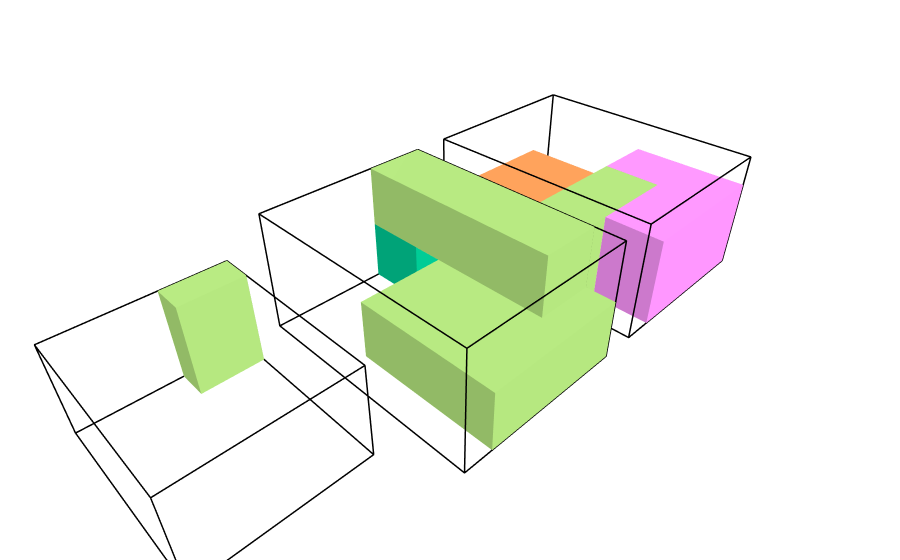

Notebook code cell kept with this figure:
### Markdown cell above
Berikut hasil penyelesaiannya serta visualisasinya.

### Code cell
print(result_3)
draw_state(result_3.final_state)

### Figure 1 — Plotly figure (JSON) as saved in the notebook; plotly's stock layout.template omitted (floating-point values rounded to 4 significant figures)
{"data": [{"hovertemplate": "%{hovertext}<extra></extra>", "hovertext": ["<b>ID:</b> T1<br><b>Size:</b> 6x8x4<br><b>Max_Capacity:</b> 70<br>", "<b>ID:</b> T1<br><b>Size:</b> 6x8x4<br><b>Max_Capacity:</b> 70<br>", "<b>ID:</b> T1<br><b>Size:</b> 6x8x4<br><b>Max_Capacity:</b> 70<br>", "<b>ID:</b> T1<br><b>Size:</b> 6x8x4<br><b>Max_Capacity:</b> 70<br>", "<b>ID:</b> T1<br><b>Size:</b> 6x8x4<br><b>Max_Capacity:</b> 70<br>", "<b>ID:</b> T1<br><b>Size:</b> 6x8x4<br><b>Max_Capacity:</b> 70<br>", "<b>ID:</b> T1<br><b>Size:</b> 6x8x4<br><b>Max_Capacity:</b> 70<br>", "<b>ID:</b> T1<br><b>Size:</b> 6x8x4<br><b>Max_Capacity:</b> 70<br>", "<b>ID:</b> T1<br><b>Size:</b> 6x8x4<br><b>Max_Capacity:</b> 70<br>", "<b>ID:</b> T1<br><b>Size:</b> 6x8x4<br><b>Max_Capacity:</b> 70<br>", "<b>ID:</b> T1<br><b>Size:</b> 6x8x4<br><b>Max_Capacity:</b> 70<br>", "<b>ID:</b> T1<br><b>Size:</b> 6x8x4<br><b>Max_Capacity:</b> 70<br>", "<b>ID:</b> T1<br><b>Size:</b> 6x8x4<br><b>Max_Capacity:</b> 70<br>", "<b>ID:</b> T1<br><b>Size:</b> 6x8x4<br><b>Max_Capacity:</b> 70<br>", "<b>ID:</b> T1<br><b>Size:</b> 6x8x4<br><b>Max_Capacity:</b> 70<br>", "<b>ID:</b> T1<br><b>Size:</b> 6x8x4<br><b>Max_Capacity:</b> 70<br>", "<b>ID:</b> T1<br><b>Size:</b> 6x8x4<br><b>Max_Capacity:</b> 70<br>", "<b>ID:</b> T1<br><b>Size:</b> 6x8x4<br><b>Max_Capacity:</b> 70<br>", "<b>ID:</b> T1<br><b>Size:</b> 6x8x4<br><b>Max_Capacity:</b> 70<br>", "<b>ID:</b> T1<br><b>Size:</b> 6x8x4<br><b>Max_Capacity:</b> 70<br>", "<b>ID:</b> T1<br><b>Size:</b> 6x8x4<br><b>Max_Capacity:</b> 70<br>", "<b>ID:</b> T1<br><b>Size:</b> 6x8x4<br><b>Max_Capacity:</b> 70<br>", "<b>ID:</b> T1<br><b>Size:</b> 6x8x4<br><b>Max_Capacity:</b> 70<br>", "<b>ID:</b> T1<br><b>Size:</b> 6x8x4<br><b>Max_Capacity:</b> 70<br>"], "line": {"color": "black", "width": 3}, "mode": "lines", "name": "Truck T1", "showlegend": false, "type": "scatter3d", "x": [0, 6, 6, 0, 0, null, 0, 6, 6, 0, 0, null, 0, 0, null, 6, 6, null, 6, 6, null, 0, 0, null], "y": [0, 0, 8, 8, 0, null, 0, 0, 8, 8, 0, null, 0, 0, null, 0, 0, null, 8, 8, null, 8, 8, null], "z": [0, 0, 0, 0, 0, null, 4, 4, 4, 4, 4, null, 0, 4, null, 0, 4, null, 0, 4, null, 0, 4, null]}, {"alphahull": 0, "color": "#FFA15A", "flatshading": true, "hovertemplate": "%{hovertext}<extra></extra>", "hovertext": ["<b>ID:</b> P3<br><b>Position:</b> (1, 0, 0)<br><b>Size:</b> 4x4x2<br><b>Value:</b> 75<br><b>Weight:</b> 18<br><b>Is_Fragile:</b> True<br><b>ETA:</b> 2", "<b>ID:</b> P3<br><b>Position:</b> (1, 0, 0)<br><b>Size:</b> 4x4x2<br><b>Value:</b> 75<br><b>Weight:</b> 18<br><b>Is_Fragile:</b> True<br><b>ETA:</b> 2", "<b>ID:</b> P3<br><b>Position:</b> (1, 0, 0)<br><b>Size:</b> 4x4x2<br><b>Value:</b> 75<br><b>Weight:</b> 18<br><b>Is_Fragile:</b> True<br><b>ETA:</b> 2", "<b>ID:</b> P3<br><b>Position:</b> (1, 0, 0)<br><b>Size:</b> 4x4x2<br><b>Value:</b> 75<br><b>Weight:</b> 18<br><b>Is_Fragile:</b> True<br><b>ETA:</b> 2", "<b>ID:</b> P3<br><b>Position:</b> (1, 0, 0)<br><b>Size:</b> 4x4x2<br><b>Value:</b> 75<br><b>Weight:</b> 18<br><b>Is_Fragile:</b> True<br><b>ETA:</b> 2", "<b>ID:</b> P3<br><b>Position:</b> (1, 0, 0)<br><b>Size:</b> 4x4x2<br><b>Value:</b> 75<br><b>Weight:</b> 18<br><b>Is_Fragile:</b> True<br><b>ETA:</b> 2", "<b>ID:</b> P3<br><b>Position:</b> (1, 0, 0)<br><b>Size:</b> 4x4x2<br><b>Value:</b> 75<br><b>Weight:</b> 18<br><b>Is_Fragile:</b> True<br><b>ETA:</b> 2", "<b>ID:</b> P3<br><b>Position:</b> (1, 0, 0)<br><b>Size:</b> 4x4x2<br><b>Value:</b> 75<br><b>Weight:</b> 18<br><b>Is_Fragile:</b> True<br><b>ETA:</b> 2"], "name": "Package P3", "opacity": 1, "showlegend": false, "type": "mesh3d", "x": [1, 5, 5, 1, 1, 5, 5, 1], "y": [0, 0, 4, 4, 0, 0, 4, 4], "z": [0, 0, 0, 0, 2, 2, 2, 2]}, {"alphahull": 0, "color": "#FF97FF", "flatshading": true, "hovertemplate": "%{hovertext}<extra></extra>", "hovertext": ["<b>ID:</b> P4<br><b>Position:</b> (0, 6, 0)<br><b>Size:</b> 5x2x3<br><b>Value:</b> 60<br><b>Weight:</b> 15<br><b>Is_Fragile:</b> False<br><b>ETA:</b> 1", "<b>ID:</b> P4<br><b>Position:</b> (0, 6, 0)<br><b>Size:</b> 5x2x3<br><b>Value:</b> 60<br><b>Weight:</b> 15<br><b>Is_Fragile:</b> False<br><b>ETA:</b> 1", "<b>ID:</b> P4<br><b>Position:</b> (0, 6, 0)<br><b>Size:</b> 5x2x3<br><b>Value:</b> 60<br><b>Weight:</b> 15<br><b>Is_Fragile:</b> False<br><b>ETA:</b> 1", "<b>ID:</b> P4<br><b>Position:</b> (0, 6, 0)<br><b>Size:</b> 5x2x3<br><b>Value:</b> 60<br><b>Weight:</b> 15<br><b>Is_Fragile:</b> False<br><b>ETA:</b> 1", "<b>ID:</b> P4<br><b>Position:</b> (0, 6, 0)<br><b>Size:</b> 5x2x3<br><b>Value:</b> 60<br><b>Weight:</b> 15<br><b>Is_Fragile:</b> False<br><b>ETA:</b> 1", "<b>ID:</b> P4<br><b>Position:</b> (0, 6, 0)<br><b>Size:</b> 5x2x3<br><b>Value:</b> 60<br><b>Weight:</b> 15<br><b>Is_Fragile:</b> False<br><b>ETA:</b> 1", "<b>ID:</b> P4<br><b>Position:</b> (0, 6, 0)<br><b>Size:</b> 5x2x3<br><b>Value:</b> 60<br><b>Weight:</b> 15<br><b>Is_Fragile:</b> False<br><b>ETA:</b> 1", "<b>ID:</b> P4<br><b>Position:</b> (0, 6, 0)<br><b>Size:</b> 5x2x3<br><b>Value:</b> 60<br><b>Weight:</b> 15<br><b>Is_Fragile:</b> False<br><b>ETA:</b> 1"], "name": "Package P4", "opacity": 1, "showlegend": false, "type": "mesh3d", "x": [0, 5, 5, 0, 0, 5, 5, 0], "y": [6, 6, 8, 8, 6, 6, 8, 8], "z": [0, 0, 0, 0, 3, 3, 3, 3]}, {"alphahull": 0, "color": "#FF97FF", "flatshading": true, "hovertemplate": "%{hovertext}<extra></extra>", "hovertext": ["<b>ID:</b> P5<br><b>Position:</b> (0, 4, 0)<br><b>Size:</b> 2x2x3<br><b>Value:</b> 45<br><b>Weight:</b> 10<br><b>Is_Fragile:</b> True<br><b>ETA:</b> 4", "<b>ID:</b> P5<br><b>Position:</b> (0, 4, 0)<br><b>Size:</b> 2x2x3<br><b>Value:</b> 45<br><b>Weight:</b> 10<br><b>Is_Fragile:</b> True<br><b>ETA:</b> 4", "<b>ID:</b> P5<br><b>Position:</b> (0, 4, 0)<br><b>Size:</b> 2x2x3<br><b>Value:</b> 45<br><b>Weight:</b> 10<br><b>Is_Fragile:</b> True<br><b>ETA:</b> 4", "<b>ID:</b> P5<br><b>Position:</b> (0, 4, 0)<br><b>Size:</b> 2x2x3<br><b>Value:</b> 45<br><b>Weight:</b> 10<br><b>Is_Fragile:</b> True<br><b>ETA:</b> 4", "<b>ID:</b> P5<br><b>Position:</b> (0, 4, 0)<br><b>Size:</b> 2x2x3<br><b>Value:</b> 45<br><b>Weight:</b> 10<br><b>Is_Fragile:</b> True<br><b>ETA:</b> 4", "<b>ID:</b> P5<br><b>Position:</b> (0, 4, 0)<br><b>Size:</b> 2x2x3<br><b>Value:</b> 45<br><b>Weight:</b> 10<br><b>Is_Fragile:</b> True<br><b>ETA:</b> 4", "<b>ID:</b> P5<br><b>Position:</b> (0, 4, 0)<br><b>Size:</b> 2x2x3<br><b>Value:</b> 45<br><b>Weight:</b> 10<br><b>Is_Fragile:</b> True<br><b>ETA:</b> 4", "<b>ID:</b> P5<br><b>Position:</b> (0, 4, 0)<br><b>Size:</b> 2x2x3<br><b>Value:</b> 45<br><b>Weight:</b> 10<br><b>Is_Fragile:</b> True<br><b>ETA:</b> 4"], "name": "Package P5", "opacity": 1, "showlegend": false, "type": "mesh3d", "x": [0, 2, 2, 0, 0, 2, 2, 0], "y": [4, 4, 6, 6, 4, 4, 6, 6], "z": [0, 0, 0, 0, 3, 3, 3, 3]}, {"alphahull": 0, "color": "#B6E880", "flatshading": true, "hovertemplate": "%{hovertext}<extra></extra>", "hovertext": ["<b>ID:</b> P6<br><b>Position:</b> (2, 4, 0)<br><b>Size:</b> 4x2x3<br><b>Value:</b> 50<br><b>Weight:</b> 12<br><b>Is_Fragile:</b> False<br><b>ETA:</b> 2", "<b>ID:</b> P6<br><b>Position:</b> (2, 4, 0)<br><b>Size:</b> 4x2x3<br><b>Value:</b> 50<br><b>Weight:</b> 12<br><b>Is_Fragile:</b> False<br><b>ETA:</b> 2", "<b>ID:</b> P6<br><b>Position:</b> (2, 4, 0)<br><b>Size:</b> 4x2x3<br><b>Value:</b> 50<br><b>Weight:</b> 12<br><b>Is_Fragile:</b> False<br><b>ETA:</b> 2", "<b>ID:</b> P6<br><b>Position:</b> (2, 4, 0)<br><b>Size:</b> 4x2x3<br><b>Value:</b> 50<br><b>Weight:</b> 12<br><b>Is_Fragile:</b> False<br><b>ETA:</b> 2", "<b>ID:</b> P6<br><b>Position:</b> (2, 4, 0)<br><b>Size:</b> 4x2x3<br><b>Value:</b> 50<br><b>Weight:</b> 12<br><b>Is_Fragile:</b> False<br><b>ETA:</b> 2", "<b>ID:</b> P6<br><b>Position:</b> (2, 4, 0)<br><b>Size:</b> 4x2x3<br><b>Value:</b> 50<br><b>Weight:</b> 12<br><b>Is_Fragile:</b> False<br><b>ETA:</b> 2", "<b>ID:</b> P6<br><b>Position:</b> (2, 4, 0)<br><b>Size:</b> 4x2x3<br><b>Value:</b> 50<br><b>Weight:</b> 12<br><b>Is_Fragile:</b> False<br><b>ETA:</b> 2", "<b>ID:</b> P6<br><b>Position:</b> (2, 4, 0)<br><b>Size:</b> 4x2x3<br><b>Value:</b> 50<br><b>Weight:</b> 12<br><b>Is_Fragile:</b> False<br><b>ETA:</b> 2"], "name": "Package P6", "opacity": 1, "showlegend": false, "type": "mesh3d", "x": [2, 6, 6, 2, 2, 6, 6, 2], "y": [4, 4, 6, 6, 4, 4, 6, 6], "z": [0, 0, 0, 0, 3, 3, 3, 3]}, {"alphahull": 0, "color": "#FF97FF", "flatshading": true, "hovertemplate": "%{hovertext}<extra></extra>", "hovertext": ["<b>ID:</b> P9<br><b>Position:</b> (0, 0, 0)<br><b>Size:</b> 1x2x1<br><b>Value:</b> 20<br><b>Weight:</b> 4<br><b>Is_Fragile:</b> False<br><b>ETA:</b> 3", "<b>ID:</b> P9<br><b>Position:</b> (0, 0, 0)<br><b>Size:</b> 1x2x1<br><b>Value:</b> 20<br><b>Weight:</b> 4<br><b>Is_Fragile:</b> False<br><b>ETA:</b> 3", "<b>ID:</b> P9<br><b>Position:</b> (0, 0, 0)<br><b>Size:</b> 1x2x1<br><b>Value:</b> 20<br><b>Weight:</b> 4<br><b>Is_Fragile:</b> False<br><b>ETA:</b> 3", "<b>ID:</b> P9<br><b>Position:</b> (0, 0, 0)<br><b>Size:</b> 1x2x1<br><b>Value:</b> 20<br><b>Weight:</b> 4<br><b>Is_Fragile:</b> False<br><b>ETA:</b> 3", "<b>ID:</b> P9<br><b>Position:</b> (0, 0, 0)<br><b>Size:</b> 1x2x1<br><b>Value:</b> 20<br><b>Weight:</b> 4<br><b>Is_Fragile:</b> False<br><b>ETA:</b> 3", "<b>ID:</b> P9<br><b>Position:</b> (0, 0, 0)<br><b>Size:</b> 1x2x1<br><b>Value:</b> 20<br><b>Weight:</b> 4<br><b>Is_Fragile:</b> False<br><b>ETA:</b> 3", "<b>ID:</b> P9<br><b>Position:</b> (0, 0, 0)<br><b>Size:</b> 1x2x1<br><b>Value:</b> 20<br><b>Weight:</b> 4<br><b>Is_Fragile:</b> False<br><b>ETA:</b> 3", "<b>ID:</b> P9<br><b>Position:</b> (0, 0, 0)<br><b>Size:</b> 1x2x1<br><b>Value:</b> 20<br><b>Weight:</b> 4<br><b>Is_Fragile:</b> False<br><b>ETA:</b> 3"], "name": "Package P9", "opacity": 1, "showlegend": false, "type": "mesh3d", "x": [0, 1, 1, 0, 0, 1, 1, 0], "y": [0, 0, 2, 2, 0, 0, 2, 2], "z": [0, 0, 0, 0, 1, 1, 1, 1]}, {"hovertemplate": "%{hovertext}<extra></extra>", "hovertext": ["<b>ID:</b> T2<br><b>Size:</b> 6x8x4<br><b>Max_Capacity:</b> 70<br>", "<b>ID:</b> T2<br><b>Size:</b> 6x8x4<br><b>Max_Capacity:</b> 70<br>", "<b>ID:</b> T2<br><b>Size:</b> 6x8x4<br><b>Max_Capacity:</b> 70<br>", "<b>ID:</b> T2<br><b>Size:</b> 6x8x4<br><b>Max_Capacity:</b> 70<br>", "<b>ID:</b> T2<br><b>Size:</b> 6x8x4<br><b>Max_Capacity:</b> 70<br>", "<b>ID:</b> T2<br><b>Size:</b> 6x8x4<br><b>Max_Capacity:</b> 70<br>", "<b>ID:</b> T2<br><b>Size:</b> 6x8x4<br><b>Max_Capacity:</b> 70<br>", "<b>ID:</b> T2<br><b>Size:</b> 6x8x4<br><b>Max_Capacity:</b> 70<br>", "<b>ID:</b> T2<br><b>Size:</b> 6x8x4<br><b>Max_Capacity:</b> 70<br>", "<b>ID:</b> T2<br><b>Size:</b> 6x8x4<br><b>Max_Capacity:</b> 70<br>", "<b>ID:</b> T2<br><b>Size:</b> 6x8x4<br><b>Max_Capacity:</b> 70<br>", "<b>ID:</b> T2<br><b>Size:</b> 6x8x4<br><b>Max_Capacity:</b> 70<br>", "<b>ID:</b> T2<br><b>Size:</b> 6x8x4<br><b>Max_Capacity:</b> 70<br>", "<b>ID:</b> T2<br><b>Size:</b> 6x8x4<br><b>Max_Capacity:</b> 70<br>", "<b>ID:</b> T2<br><b>Size:</b> 6x8x4<br><b>Max_Capacity:</b> 70<br>", "<b>ID:</b> T2<br><b>Size:</b> 6x8x4<br><b>Max_Capacity:</b> 70<br>", "<b>ID:</b> T2<br><b>Size:</b> 6x8x4<br><b>Max_Capacity:</b> 70<br>", "<b>ID:</b> T2<br><b>Size:</b> 6x8x4<br><b>Max_Capacity:</b> 70<br>", "<b>ID:</b> T2<br><b>Size:</b> 6x8x4<br><b>Max_Capacity:</b> 70<br>", "<b>ID:</b> T2<br><b>Size:</b> 6x8x4<br><b>Max_Capacity:</b> 70<br>", "<b>ID:</b> T2<br><b>Size:</b> 6x8x4<br><b>Max_Capacity:</b> 70<br>", "<b>ID:</b> T2<br><b>Size:</b> 6x8x4<br><b>Max_Capacity:</b> 70<br>", "<b>ID:</b> T2<br><b>Size:</b> 6x8x4<br><b>Max_Capacity:</b> 70<br>", "<b>ID:</b> T2<br><b>Size:</b> 6x8x4<br><b>Max_Capacity:</b> 70<br>"], "line": {"color": "black", "width": 3}, "mode": "lines", "name": "Truck T2", "showlegend": false, "type": "scatter3d", "x": [7.2, 13.2, 13.2, 7.2, 7.2, null, 7.2, 13.2, 13.2, 7.2, 7.2, null, 7.2, 7.2, null, 13.2, 13.2, null, 13.2, 13.2, null, 7.2, 7.2, null], "y": [0, 0, 8, 8, 0, null, 0, 0, 8, 8, 0, null, 0, 0, null, 0, 0, null, 8, 8, null, 8, 8, null], "z": [0, 0, 0, 0, 0, null, 4, 4, 4, 4, 4, null, 0, 4, null, 0, 4, null, 0, 4, null, 0, 4, null]}, {"alphahull": 0, "color": "#B6E880", "flatshading": true, "hovertemplate": "%{hovertext}<extra></extra>", "hovertext": ["<b>ID:</b> P1<br><b>Position:</b> (0.0, 3, 0)<br><b>Size:</b> 5x5x2<br><b>Value:</b> 90<br><b>Weight:</b> 25<br><b>Is_Fragile:</b> False<br><b>ETA:</b> 1", "<b>ID:</b> P1<br><b>Position:</b> (0.0, 3, 0)<br><b>Size:</b> 5x5x2<br><b>Value:</b> 90<br><b>Weight:</b> 25<br><b>Is_Fragile:</b> False<br><b>ETA:</b> 1", "<b>ID:</b> P1<br><b>Position:</b> (0.0, 3, 0)<br><b>Size:</b> 5x5x2<br><b>Value:</b> 90<br><b>Weight:</b> 25<br><b>Is_Fragile:</b> False<br><b>ETA:</b> 1", "<b>ID:</b> P1<br><b>Position:</b> (0.0, 3, 0)<br><b>Size:</b> 5x5x2<br><b>Value:</b> 90<br><b>Weight:</b> 25<br><b>Is_Fragile:</b> False<br><b>ETA:</b> 1", "<b>ID:</b> P1<br><b>Position:</b> (0.0, 3, 0)<br><b>Size:</b> 5x5x2<br><b>Value:</b> 90<br><b>Weight:</b> 25<br><b>Is_Fragile:</b> False<br><b>ETA:</b> 1", "<b>ID:</b> P1<br><b>Position:</b> (0.0, 3, 0)<br><b>Size:</b> 5x5x2<br><b>Value:</b> 90<br><b>Weight:</b> 25<br><b>Is_Fragile:</b> False<br><b>ETA:</b> 1", "<b>ID:</b> P1<br><b>Position:</b> (0.0, 3, 0)<br><b>Size:</b> 5x5x2<br><b>Value:</b> 90<br><b>Weight:</b> 25<br><b>Is_Fragile:</b> False<br><b>ETA:</b> 1", "<b>ID:</b> P1<br><b>Position:</b> (0.0, 3, 0)<br><b>Size:</b> 5x5x2<br><b>Value:</b> 90<br><b>Weight:</b> 25<br><b>Is_Fragile:</b> False<br><b>ETA:</b> 1"], "name": "Package P1", "opacity": 1, "showlegend": false, "type": "mesh3d", "x": [7.2, 12.2, 12.2, 7.2, 7.2, 12.2, 12.2, 7.2], "y": [3, 3, 8, 8, 3, 3, 8, 8], "z": [0, 0, 0, 0, 2, 2, 2, 2]}, {"alphahull": 0, "color": "#B6E880", "flatshading": true, "hovertemplate": "%{hovertext}<extra></extra>", "hovertext": ["<b>ID:</b> P2<br><b>Position:</b> (0.0, 0, 2)<br><b>Size:</b> 2x7x2<br><b>Value:</b> 80<br><b>Weight:</b> 20<br><b>Is_Fragile:</b> False<br><b>ETA:</b> 3", "<b>ID:</b> P2<br><b>Position:</b> (0.0, 0, 2)<br><b>Size:</b> 2x7x2<br><b>Value:</b> 80<br><b>Weight:</b> 20<br><b>Is_Fragile:</b> False<br><b>ETA:</b> 3", "<b>ID:</b> P2<br><b>Position:</b> (0.0, 0, 2)<br><b>Size:</b> 2x7x2<br><b>Value:</b> 80<br><b>Weight:</b> 20<br><b>Is_Fragile:</b> False<br><b>ETA:</b> 3", "<b>ID:</b> P2<br><b>Position:</b> (0.0, 0, 2)<br><b>Size:</b> 2x7x2<br><b>Value:</b> 80<br><b>Weight:</b> 20<br><b>Is_Fragile:</b> False<br><b>ETA:</b> 3", "<b>ID:</b> P2<br><b>Position:</b> (0.0, 0, 2)<br><b>Size:</b> 2x7x2<br><b>Value:</b> 80<br><b>Weight:</b> 20<br><b>Is_Fragile:</b> False<br><b>ETA:</b> 3", "<b>ID:</b> P2<br><b>Position:</b> (0.0, 0, 2)<br><b>Size:</b> 2x7x2<br><b>Value:</b> 80<br><b>Weight:</b> 20<br><b>Is_Fragile:</b> False<br><b>ETA:</b> 3", "<b>ID:</b> P2<br><b>Position:</b> (0.0, 0, 2)<br><b>Size:</b> 2x7x2<br><b>Value:</b> 80<br><b>Weight:</b> 20<br><b>Is_Fragile:</b> False<br><b>ETA:</b> 3", "<b>ID:</b> P2<br><b>Position:</b> (0.0, 0, 2)<br><b>Size:</b> 2x7x2<br><b>Value:</b> 80<br><b>Weight:</b> 20<br><b>Is_Fragile:</b> False<br><b>ETA:</b> 3"], "name": "Package P2", "opacity": 1, "showlegend": false, "type": "mesh3d", "x": [7.2, 9.2, 9.2, 7.2, 7.2, 9.2, 9.2, 7.2], "y": [0, 0, 7, 7, 0, 0, 7, 7], "z": [2, 2, 2, 2, 4, 4, 4, 4]}, {"alphahull": 0, "color": "#00CC96", "flatshading": true, "hovertemplate": "%{hovertext}<extra></extra>", "hovertext": ["<b>ID:</b> P7<br><b>Position:</b> (0.0, 0, 0)<br><b>Size:</b> 2x2x2<br><b>Value:</b> 35<br><b>Weight:</b> 8<br><b>Is_Fragile:</b> False<br><b>ETA:</b> 5", "<b>ID:</b> P7<br><b>Position:</b> (0.0, 0, 0)<br><b>Size:</b> 2x2x2<br><b>Value:</b> 35<br><b>Weight:</b> 8<br><b>Is_Fragile:</b> False<br><b>ETA:</b> 5", "<b>ID:</b> P7<br><b>Position:</b> (0.0, 0, 0)<br><b>Size:</b> 2x2x2<br><b>Value:</b> 35<br><b>Weight:</b> 8<br><b>Is_Fragile:</b> False<br><b>ETA:</b> 5", "<b>ID:</b> P7<br><b>Position:</b> (0.0, 0, 0)<br><b>Size:</b> 2x2x2<br><b>Value:</b> 35<br><b>Weight:</b> 8<br><b>Is_Fragile:</b> False<br><b>ETA:</b> 5", "<b>ID:</b> P7<br><b>Position:</b> (0.0, 0, 0)<br><b>Size:</b> 2x2x2<br><b>Value:</b> 35<br><b>Weight:</b> 8<br><b>Is_Fragile:</b> False<br><b>ETA:</b> 5", "<b>ID:</b> P7<br><b>Position:</b> (0.0, 0, 0)<br><b>Size:</b> 2x2x2<br><b>Value:</b> 35<br><b>Weight:</b> 8<br><b>Is_Fragile:</b> False<br><b>ETA:</b> 5", "<b>ID:</b> P7<br><b>Position:</b> (0.0, 0, 0)<br><b>Size:</b> 2x2x2<br><b>Value:</b> 35<br><b>Weight:</b> 8<br><b>Is_Fragile:</b> False<br><b>ETA:</b> 5", "<b>ID:</b> P7<br><b>Position:</b> (0.0, 0, 0)<br><b>Size:</b> 2x2x2<br><b>Value:</b> 35<br><b>Weight:</b> 8<br><b>Is_Fragile:</b> False<br><b>ETA:</b> 5"], "name": "Package P7", "opacity": 1, "showlegend": false, "type": "mesh3d", "x": [7.2, 9.2, 9.2, 7.2, 7.2, 9.2, 9.2, 7.2], "y": [0, 0, 2, 2, 0, 0, 2, 2], "z": [0, 0, 0, 0, 2, 2, 2, 2]}, {"hovertemplate": "%{hovertext}<extra></extra>", "hovertext": ["<b>ID:</b> T3<br><b>Size:</b> 5x6x3<br><b>Max_Capacity:</b> 40<br>", "<b>ID:</b> T3<br><b>Size:</b> 5x6x3<br><b>Max_Capacity:</b> 40<br>", "<b>ID:</b> T3<br><b>Size:</b> 5x6x3<br><b>Max_Capacity:</b> 40<br>", "<b>ID:</b> T3<br><b>Size:</b> 5x6x3<br><b>Max_Capacity:</b> 40<br>", "<b>ID:</b> T3<br><b>Size:</b> 5x6x3<br><b>Max_Capacity:</b> 40<br>", "<b>ID:</b> T3<br><b>Size:</b> 5x6x3<br><b>Max_Capacity:</b> 40<br>", "<b>ID:</b> T3<br><b>Size:</b> 5x6x3<br><b>Max_Capacity:</b> 40<br>", "<b>ID:</b> T3<br><b>Size:</b> 5x6x3<br><b>Max_Capacity:</b> 40<br>", "<b>ID:</b> T3<br><b>Size:</b> 5x6x3<br><b>Max_Capacity:</b> 40<br>", "<b>ID:</b> T3<br><b>Size:</b> 5x6x3<br><b>Max_Capacity:</b> 40<br>", "<b>ID:</b> T3<br><b>Size:</b> 5x6x3<br><b>Max_Capacity:</b> 40<br>", "<b>ID:</b> T3<br><b>Size:</b> 5x6x3<br><b>Max_Capacity:</b> 40<br>", "<b>ID:</b> T3<br><b>Size:</b> 5x6x3<br><b>Max_Capacity:</b> 40<br>", "<b>ID:</b> T3<br><b>Size:</b> 5x6x3<br><b>Max_Capacity:</b> 40<br>", "<b>ID:</b> T3<br><b>Size:</b> 5x6x3<br><b>Max_Capacity:</b> 40<br>", "<b>ID:</b> T3<br><b>Size:</b> 5x6x3<br><b>Max_Capacity:</b> 40<br>", "<b>ID:</b> T3<br><b>Size:</b> 5x6x3<br><b>Max_Capacity:</b> 40<br>", "<b>ID:</b> T3<br><b>Size:</b> 5x6x3<br><b>Max_Capacity:</b> 40<br>", "<b>ID:</b> T3<br><b>Size:</b> 5x6x3<br><b>Max_Capacity:</b> 40<br>", "<b>ID:</b> T3<br><b>Size:</b> 5x6x3<br><b>Max_Capacity:</b> 40<br>", "<b>ID:</b> T3<br><b>Size:</b> 5x6x3<br><b>Max_Capacity:</b> 40<br>", "<b>ID:</b> T3<br><b>Size:</b> 5x6x3<br><b>Max_Capacity:</b> 40<br>", "<b>ID:</b> T3<br><b>Size:</b> 5x6x3<br><b>Max_Capacity:</b> 40<br>", "<b>ID:</b> T3<br><b>Size:</b> 5x6x3<br><b>Max_Capacity:</b> 40<br>"], "line": {"color": "black", "width": 3}, "mode": "lines", "name": "Truck T3", "showlegend": false, "type": "scatter3d", "x": [14.4, 19.4, 19.4, 14.4, 14.4, null, 14.4, 19.4, 19.4, 14.4, 14.4, null, 14.4, 14.4, null, 19.4, 19.4, null, 19.4, 19.4, null, 14.4, 14.4, null], "y": [0, 0, 6, 6, 0, null, 0, 0, 6, 6, 0, null, 0, 0, null, 0, 0, null, 6, 6, null, 6, 6, null], "z": [0, 0, 0, 0, 0, null, 3, 3, 3, 3, 3, null, 0, 3, null, 0, 3, null, 0, 3, null, 0, 3, null]}, {"alphahull": 0, "color": "#B6E880", "flatshading": true, "hovertemplate": "%{hovertext}<extra></extra>", "hovertext": ["<b>ID:</b> P8<br><b>Position:</b> (0.0, 0, 0)<br><b>Size:</b> 2x1x3<br><b>Value:</b> 30<br><b>Weight:</b> 6<br><b>Is_Fragile:</b> True<br><b>ETA:</b> 1", "<b>ID:</b> P8<br><b>Position:</b> (0.0, 0, 0)<br><b>Size:</b> 2x1x3<br><b>Value:</b> 30<br><b>Weight:</b> 6<br><b>Is_Fragile:</b> True<br><b>ETA:</b> 1", "<b>ID:</b> P8<br><b>Position:</b> (0.0, 0, 0)<br><b>Size:</b> 2x1x3<br><b>Value:</b> 30<br><b>Weight:</b> 6<br><b>Is_Fragile:</b> True<br><b>ETA:</b> 1", "<b>ID:</b> P8<br><b>Position:</b> (0.0, 0, 0)<br><b>Size:</b> 2x1x3<br><b>Value:</b> 30<br><b>Weight:</b> 6<br><b>Is_Fragile:</b> True<br><b>ETA:</b> 1", "<b>ID:</b> P8<br><b>Position:</b> (0.0, 0, 0)<br><b>Size:</b> 2x1x3<br><b>Value:</b> 30<br><b>Weight:</b> 6<br><b>Is_Fragile:</b> True<br><b>ETA:</b> 1", "<b>ID:</b> P8<br><b>Position:</b> (0.0, 0, 0)<br><b>Size:</b> 2x1x3<br><b>Value:</b> 30<br><b>Weight:</b> 6<br><b>Is_Fragile:</b> True<br><b>ETA:</b> 1", "<b>ID:</b> P8<br><b>Position:</b> (0.0, 0, 0)<br><b>Size:</b> 2x1x3<br><b>Value:</b> 30<br><b>Weight:</b> 6<br><b>Is_Fragile:</b> True<br><b>ETA:</b> 1", "<b>ID:</b> P8<br><b>Position:</b> (0.0, 0, 0)<br><b>Size:</b> 2x1x3<br><b>Value:</b> 30<br><b>Weight:</b> 6<br><b>Is_Fragile:</b> True<br><b>ETA:</b> 1"], "name": "Package P8", "opacity": 1, "showlegend": false, "type": "mesh3d", "x": [14.4, 16.4, 16.4, 14.4, 14.4, 16.4, 16.4, 14.4], "y": [0, 0, 1, 1, 0, 0, 1, 1], "z": [0, 0, 0, 0, 3, 3, 3, 3]}], "layout": {"margin": {"b": 0, "l": 0, "pad": 0, "r": 0, "t": 0}, "scene": {"aspectmode": "data", "xaxis": {"showbackground": false, "showgrid": false, "showticklabels": false, "ticks": "", "title": {"text": ""}, "zeroline": false}, "yaxis": {"showbackground": false, "showgrid": false, "showticklabels": false, "ticks": "", "title": {"text": ""}, "zeroline": false}, "zaxis": {"showbackground": false, "showgrid": false, "showticklabels": false, "ticks": "", "title": {"text": ""}, "zeroline": false}}}}
